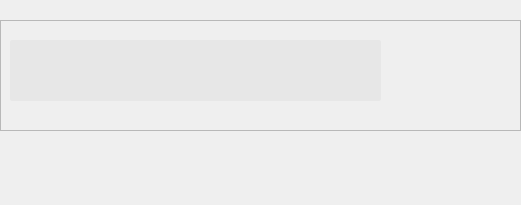
<?xml version="1.0" encoding="UTF-8"?>
<ui version="4.0">
 <class>Form</class>
 <widget class="QWidget" name="Form">
  <property name="geometry">
   <rect>
    <x>0</x>
    <y>0</y>
    <width>521</width>
    <height>205</height>
   </rect>
  </property>
  <property name="windowTitle">
   <string>Form</string>
  </property>
  <widget class="QFrame" name="fr">
   <property name="geometry">
    <rect>
     <x>0</x>
     <y>20</y>
     <width>521</width>
     <height>111</height>
    </rect>
   </property>
   <property name="frameShape">
    <enum>QFrame::StyledPanel</enum>
   </property>
   <property name="frameShadow">
    <enum>QFrame::Raised</enum>
   </property>
   <widget class="QPlainTextEdit" name="inputText">
    <property name="geometry">
     <rect>
      <x>10</x>
      <y>20</y>
      <width>371</width>
      <height>61</height>
     </rect>
    </property>
    <property name="sizePolicy">
     <sizepolicy hsizetype="Fixed" vsizetype="Expanding">
      <horstretch>0</horstretch>
      <verstretch>0</verstretch>
     </sizepolicy>
    </property>
    <property name="styleSheet">
     <string notr="true">background-color:rgba(220,220,220,0.4);border-radius:2px;font-size:16pt;</string>
    </property>
    <property name="readOnly">
     <bool>true</bool>
    </property>
   </widget>
   <widget class="QLabel" name="label">
    <property name="geometry">
     <rect>
      <x>390</x>
      <y>40</y>
      <width>41</width>
      <height>21</height>
     </rect>
    </property>
    <property name="text">
     <string/>
    </property>
    <property name="pixmap">
     <pixmap>dash.png</pixmap>
    </property>
    <property name="scaledContents">
     <bool>true</bool>
    </property>
   </widget>
   <widget class="QLabel" name="userr">
    <property name="geometry">
     <rect>
      <x>440</x>
      <y>20</y>
      <width>60</width>
      <height>51</height>
     </rect>
    </property>
    <property name="text">
     <string/>
    </property>
    <property name="pixmap">
     <pixmap>profile.png</pixmap>
    </property>
    <property name="scaledContents">
     <bool>true</bool>
    </property>
   </widget>
  </widget>
 </widget>
 <resources/>
 <connections/>
</ui>
